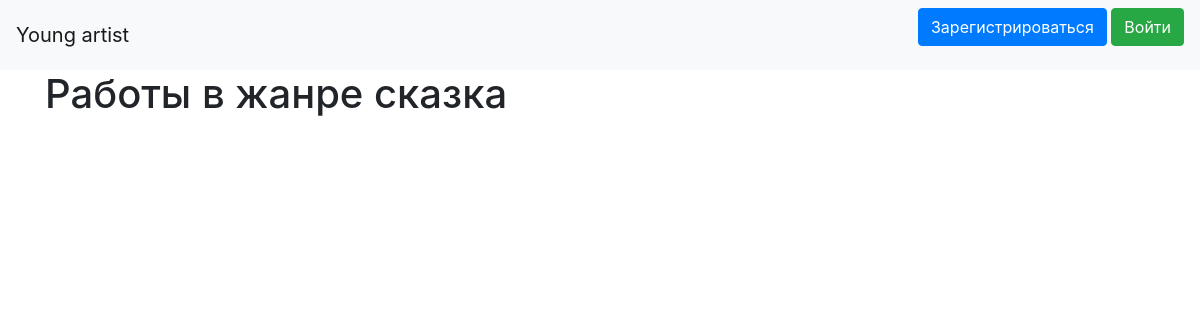
The page /filtered_by_genre/11 on the database as committed earlier.
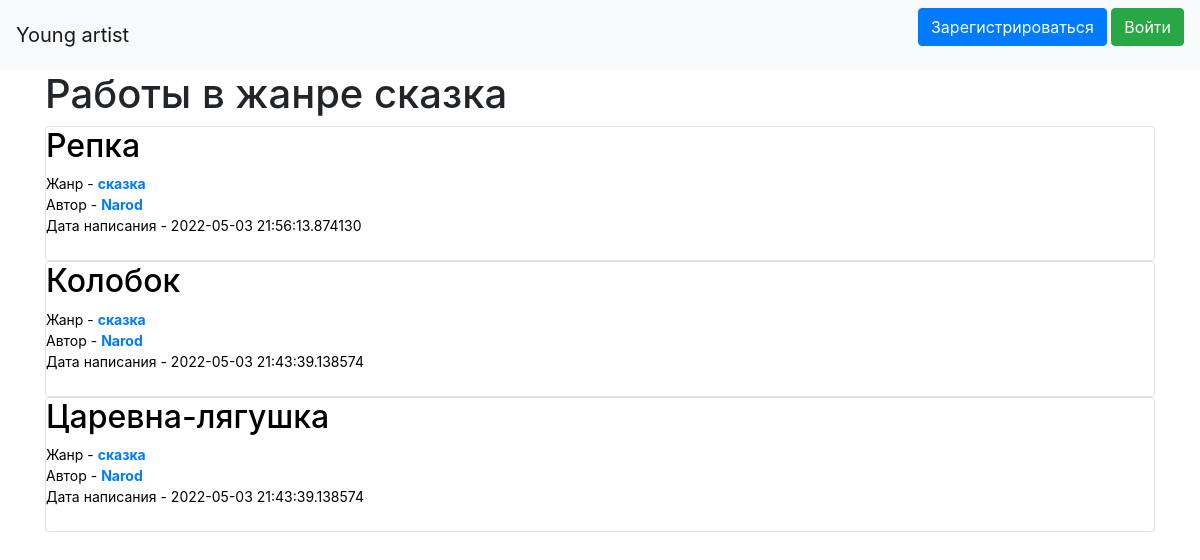
The same page on the database as committed later.
### data/works.py (models this page shows)
class Works(SqlAlchemyBase, SerializerMixin):
    __tablename__ = 'works'
    datetime_format = '%d %B %Y'
    id = sqlalchemy.Column(sqlalchemy.Integer,
                           primary_key=True, autoincrement=True)
    title = sqlalchemy.Column(sqlalchemy.String, nullable=True)
    genre_id = sqlalchemy.Column(sqlalchemy.Integer,
                                sqlalchemy.ForeignKey("genres.id"))
    description = sqlalchemy.Column(sqlalchemy.String, nullable=True)
    content = sqlalchemy.Column(sqlalchemy.String, nullable=True)
    created_date = sqlalchemy.Column(sqlalchemy.DateTime,
                                     default=datetime.datetime.now())
    is_private = sqlalchemy.Column(sqlalchemy.Boolean, default=True)
    user_id = sqlalchemy.Column(sqlalchemy.Integer,
                                sqlalchemy.ForeignKey("users.id"))
    user = orm.relation('User')
    genre = orm.relation('Genre')

### data/genre.py (models this page shows)
class Genre(SqlAlchemyBase, SerializerMixin):
    __tablename__ = 'genres'
    id = sqlalchemy.Column(sqlalchemy.Integer, primary_key=True,
                           autoincrement=True)
    name = sqlalchemy.Column(sqlalchemy.String, nullable=True)
    news = orm.relation("Works", back_populates='genre')

### data/users.py (models this page shows, shortened)
class User(SqlAlchemyBase, UserMixin, SerializerMixin):
    __tablename__ = 'users'
    id = sqlalchemy.Column(sqlalchemy.Integer,
                           primary_key=True, autoincrement=True)
    name = sqlalchemy.Column(sqlalchemy.String, nullable=True)
    about = sqlalchemy.Column(sqlalchemy.String, nullable=True)
    email = sqlalchemy.Column(sqlalchemy.String,
                              index=True, unique=True, nullable=True)
    hashed_password = sqlalchemy.Column(sqlalchemy.String, nullable=True)
    created_date = sqlalchemy.Column(sqlalchemy.DateTime,
                                     default=datetime.datetime.now)
    news = orm.relation("Works", back_populates='user')

### main.py (the view)
@app.route('/filtered_by_genre/<int:genre_id>')
def filtered_by_genre(genre_id):
    db_sess = db_session.create_session()
    works = db_sess.query(Works).filter(Works.genre_id == genre_id).order_by(
        desc(Works.created_date))
    return render_template('index.html',
                           headline=f'Работы в жанре {GENRES[genre_id - 1]}',
                           works=works)

### data/db_session.py (called while the page is built)
def create_session() -> Session:
    global __factory
    return __factory()

### templates/index.html (shortened to what this page needs)
{% extends "base.html" %}
{% block content %}
<h1>{{ headline }}</h1>
{% for item in works %}
<div class="col-md6 border rounded" style="color: black;">
    <a href='/texts/{{ item.id|int() }}' class='straight_link'>
        <h2>{{item.title}}</h2>
    </a>
    <div style="overflow-x:hidden; text-overflow: ellipsis; font-size: 14px;">
        Жанр - <a href="/filtered_by_genre/{{ item.genre_id }}"><b>{{item.genre.name}}</b></a><br>
        Автор - <a href="/profile/{{item.user_id}}"><b>{{item.user.name}}</b><a>
        <br>Дата написания - {{item.created_date}}
    </div>
    <br>
</div>
{% endfor %}
{% endblock %}

Rows that differ between the two databases and show on the page:
now on this page (row edited): Works: title "Репка", genre.name "сказка", user.name "Narod", created_date "2022-05-03 21:56:13.874130"
now on this page (row edited): Works: title "Колобок", genre.name "сказка", user.name "Narod", created_date "2022-05-03 21:43:39.138574"
now on this page (row edited): Works: title "Царевна-лягушка", genre.name "сказка", user.name "Narod", created_date "2022-05-03 21:43:39.138574"
